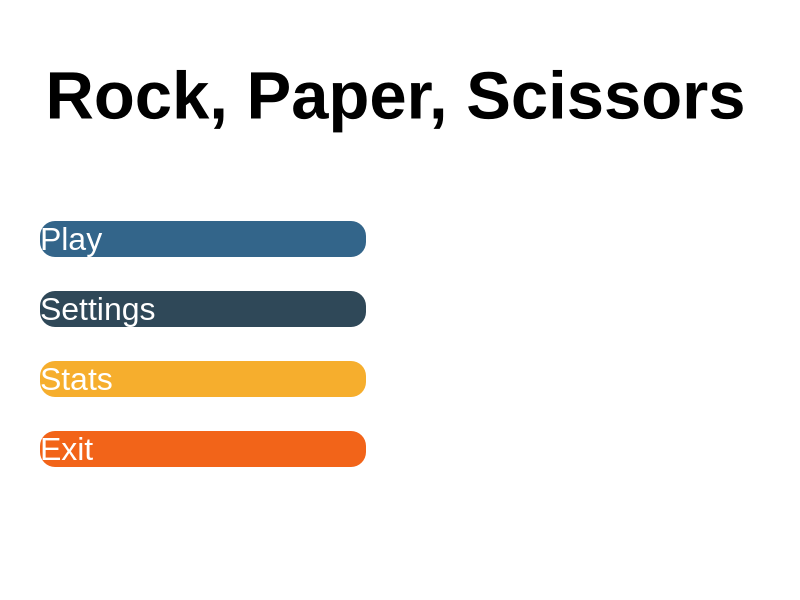
<?xml version="1.0" encoding="UTF-8"?>
<ui version="4.0">
 <class>MainWindow</class>
 <widget class="QMainWindow" name="MainWindow">
  <property name="geometry">
   <rect>
    <x>0</x>
    <y>0</y>
    <width>800</width>
    <height>600</height>
   </rect>
  </property>
  <property name="windowTitle">
   <string>MainWindow</string>
  </property>
  <property name="styleSheet">
   <string notr="true">background-color: white;
</string>
  </property>
  <widget class="QWidget" name="centralwidget">
   <widget class="QLabel" name="label">
    <property name="geometry">
     <rect>
      <x>40</x>
      <y>30</y>
      <width>711</width>
      <height>131</height>
     </rect>
    </property>
    <property name="font">
     <font>
      <pointsize>50</pointsize>
      <weight>75</weight>
      <bold>true</bold>
     </font>
    </property>
    <property name="styleSheet">
     <string notr="true">font-weight: bold;</string>
    </property>
    <property name="text">
     <string>Rock, Paper, Scissors</string>
    </property>
    <property name="alignment">
     <set>Qt::AlignCenter</set>
    </property>
   </widget>
   <widget class="QWidget" name="horizontalLayoutWidget">
    <property name="geometry">
     <rect>
      <x>40</x>
      <y>190</y>
      <width>701</width>
      <height>311</height>
     </rect>
    </property>
    <layout class="QHBoxLayout" name="horizontalLayout">
     <property name="spacing">
      <number>50</number>
     </property>
     <item>
      <layout class="QVBoxLayout" name="verticalLayout">
       <property name="spacing">
        <number>3</number>
       </property>
       <item>
        <widget class="QPushButton" name="playBtn">
         <property name="font">
          <font>
           <family>Segoe UI</family>
           <pointsize>-1</pointsize>
          </font>
         </property>
         <property name="cursor">
          <cursorShape>PointingHandCursor</cursorShape>
         </property>
         <property name="styleSheet">
          <string notr="true">font-size: 32px;
color: white;
background-color: #33658A;
border-radius: 15px;
text-align: left;
padding-left: 1em;
</string>
         </property>
         <property name="text">
          <string>Play</string>
         </property>
        </widget>
       </item>
       <item>
        <widget class="QPushButton" name="settingsBtn">
         <property name="minimumSize">
          <size>
           <width>300</width>
           <height>0</height>
          </size>
         </property>
         <property name="maximumSize">
          <size>
           <width>16777215</width>
           <height>16777215</height>
          </size>
         </property>
         <property name="font">
          <font>
           <family>Segoe UI</family>
           <pointsize>-1</pointsize>
          </font>
         </property>
         <property name="cursor">
          <cursorShape>PointingHandCursor</cursorShape>
         </property>
         <property name="styleSheet">
          <string notr="true">font-size: 32px;
color: white;
background-color: #2F4858;
border-radius: 15px;
text-align: left;
padding-left: 1em;
</string>
         </property>
         <property name="text">
          <string>Settings</string>
         </property>
        </widget>
       </item>
       <item>
        <widget class="QPushButton" name="statsBtn">
         <property name="maximumSize">
          <size>
           <width>16777215</width>
           <height>16777215</height>
          </size>
         </property>
         <property name="font">
          <font>
           <family>Segoe UI</family>
           <pointsize>-1</pointsize>
          </font>
         </property>
         <property name="cursor">
          <cursorShape>PointingHandCursor</cursorShape>
         </property>
         <property name="styleSheet">
          <string notr="true">font-size: 32px;
color: white;
background-color: #F6AE2D;
border-radius: 15px;
text-align: left;
padding-left: 1em;
</string>
         </property>
         <property name="text">
          <string>Stats</string>
         </property>
        </widget>
       </item>
       <item>
        <widget class="QPushButton" name="exitBtn">
         <property name="maximumSize">
          <size>
           <width>16777215</width>
           <height>16777215</height>
          </size>
         </property>
         <property name="font">
          <font>
           <family>Segoe UI</family>
           <pointsize>-1</pointsize>
          </font>
         </property>
         <property name="cursor">
          <cursorShape>PointingHandCursor</cursorShape>
         </property>
         <property name="autoFillBackground">
          <bool>false</bool>
         </property>
         <property name="styleSheet">
          <string notr="true">font-size: 32px;
color: white;
background-color: #F26419;
border-radius: 15px;
text-align: left;
padding-left: 1em;
</string>
         </property>
         <property name="text">
          <string>Exit</string>
         </property>
        </widget>
       </item>
      </layout>
     </item>
     <item>
      <widget class="QLabel" name="label_2">
       <property name="text">
        <string/>
       </property>
       <property name="pixmap">
        <pixmap>assets/background.jpg</pixmap>
       </property>
       <property name="scaledContents">
        <bool>true</bool>
       </property>
       <property name="alignment">
        <set>Qt::AlignCenter</set>
       </property>
      </widget>
     </item>
    </layout>
   </widget>
  </widget>
  <widget class="QMenuBar" name="menubar">
   <property name="geometry">
    <rect>
     <x>0</x>
     <y>0</y>
     <width>800</width>
     <height>21</height>
    </rect>
   </property>
  </widget>
  <widget class="QStatusBar" name="statusbar"/>
 </widget>
 <resources/>
 <connections/>
</ui>
